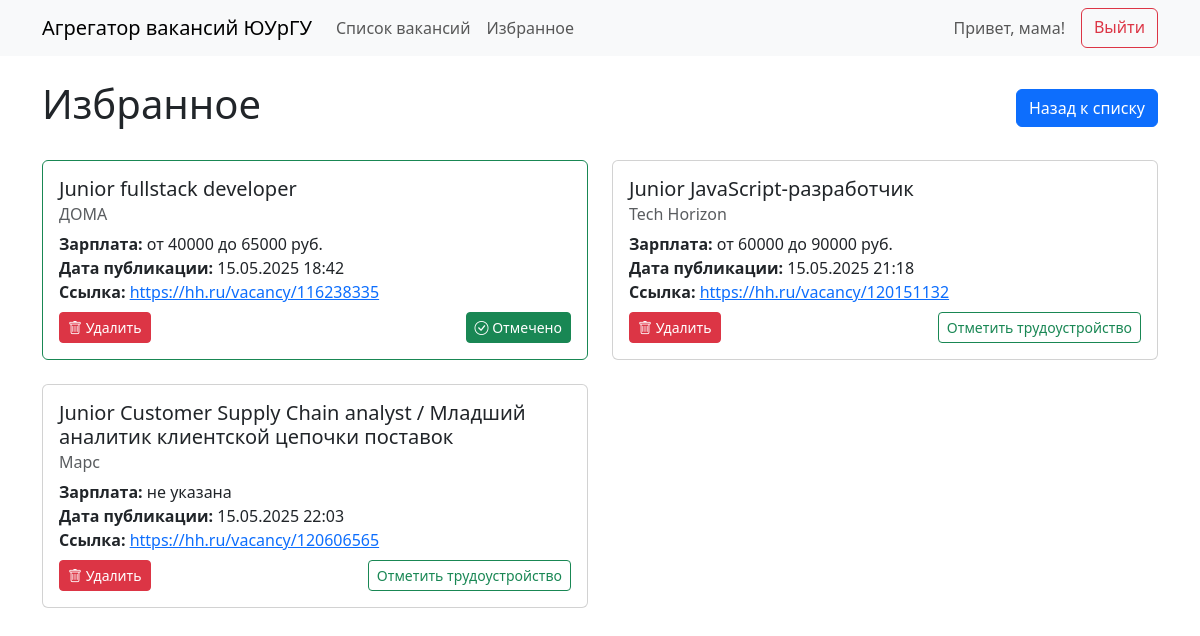
Page /favorites (signed in) on the committed database.
### tables this page shows
CREATE TABLE users (
            id INTEGER PRIMARY KEY AUTOINCREMENT,
            full_name TEXT NOT NULL,
            group_number TEXT,
            email TEXT,
            phone TEXT,
            password TEXT NOT NULL,
            user_type TEXT NOT NULL,
            last_login TEXT,
            UNIQUE(full_name, user_type)
        );

CREATE TABLE vacancies (
            id INTEGER PRIMARY KEY AUTOINCREMENT,
            title TEXT NOT NULL,
            company TEXT,
            salary TEXT,
            experience TEXT,
            url TEXT UNIQUE,
            description TEXT,
            published_at TEXT
        );

### app.py (the view)
@app.route('/favorites')
def favorites():
    if 'user_id' not in session:
        return redirect(url_for('login'))
    user = get_user_by_id(session['user_id'])  # Получаем данные пользователя
    if not user:
        return redirect(url_for('login'))
    fav_vacancies = get_favorites(user['id'])
    employment = get_employment(user['id'])
    if employment:
        fav_vacancies = [v for v in fav_vacancies if v['id'] != employment['id']]
        fav_vacancies.insert(0, employment)
    return render_template('favorites.html',
                           favorites=fav_vacancies,
                           employment=employment,
                           user=user)  # Добавляем user в контекст

### app.py (called while the page is built)
@app.before_request
def before_request():
    session.permanent = True
    session.modified = True

def get_user_by_id(user_id):
    conn = sqlite3.connect('vacancies.db')
    cursor = conn.cursor()
    cursor.execute('''
        SELECT id, full_name, group_number, user_type FROM users WHERE id = ?
    ''', (user_id,))
    user = cursor.fetchone()
    conn.close()
    if user:
        return {
            'id': user[0],
            'full_name': user[1],
            'group_number': user[2],
            'user_type': user[3]
        }
    return None

### db.py (called while the page is built)
def get_favorites(user_id):
    conn = sqlite3.connect('vacancies.db')
    cursor = conn.cursor()
    cursor.execute('''
        SELECT v.id, v.title, v.company, v.salary, v.url, v.published_at
        FROM favorites f
        JOIN vacancies v ON f.vacancy_id = v.id
        WHERE f.user_id = ?
        ORDER BY f.added_at DESC
    ''', (user_id,))
    vacancies = cursor.fetchall()
    conn.close()
    return [{
        'id': v[0],
        'title': v[1],
        'company': v[2],
        'salary': v[3],
        'url': v[4],
        'published_at': v[5]
    } for v in vacancies]

def get_employment(user_id):
    conn = sqlite3.connect('vacancies.db')
    cursor = conn.cursor()
    cursor.execute('''
        SELECT v.id, v.title, v.company, v.salary, v.url, v.published_at
        FROM employment e
        JOIN vacancies v ON e.vacancy_id = v.id
        WHERE e.user_id = ?
    ''', (user_id,))
    result = cursor.fetchone()
    conn.close()
    if result:
        return {
            'id': result[0],
            'title': result[1],
            'company': result[2],
            'salary': result[3],
            'url': result[4],
            'published_at': result[5]
        }
    return None

### templates/favorites.html (shortened to what this page needs)
{% extends "base.html" %}
{% block content %}
    <div class="d-flex justify-content-between align-items-center mb-4">
        <h1>Избранное</h1>
        <a href="{{ url_for('index') }}" class="btn btn-primary">Назад к списку</a>
    </div>
    {% if not favorites %}
        <div class="alert alert-info">У вас пока нет избранных вакансий</div>
    {% else %}
        <div class="row">
            {% for vacancy in favorites %}
                <div class="col-md-6 mb-4">
                    <div class="card {% if employment and employment.id == vacancy.id %}border-success{% endif %}">
                        <div class="card-body">
                            <h5 class="card-title">{{ vacancy.title }}</h5>
                            <h6 class="card-subtitle mb-2 text-muted">{{ vacancy.company }}</h6>
                            <div class="card-text mb-2">
                                <strong>Зарплата:</strong> {{ vacancy.salary }}<br>
                                <strong>Дата публикации:</strong> {{ vacancy.published_at }}<br>
                                <strong>Ссылка:</strong> <a href="{{ vacancy.url }}" target="_blank">{{ vacancy.url|truncate(30) }}</a>
                            </div>
                            <div class="d-flex justify-content-between align-items-center">
                                <button class="btn btn-sm btn-danger remove-favorite"
                                        data-vacancy-id="{{ vacancy.id }}"
                                        title="Удалить из избранного">
                                    <i class="bi bi-trash"></i> Удалить
                                </button>
                                {% if user and user.user_type == 'student' %}
                                    <button class="btn btn-sm {% if employment and employment.id == vacancy.id %}btn-success{% else %}btn-outline-success{% endif %} employment-btn"
                                            data-vacancy-id="{{ vacancy.id }}">
                                        {% if employment and employment.id == vacancy.id %}
                                            <i class="bi bi-check-circle"></i> Отмечено
                                        {% else %}
                                            Отметить трудоустройство
                                        {% endif %}
                                    </button>
                                {% endif %}
                            </div>
                        </div>
                    </div>
                </div>
            {% endfor %}
        </div>
    {% endif %}
{% endblock %}

### templates/base.html (shortened to what this page needs)
<!DOCTYPE html>
<html lang="ru">
<head>
    <link href="https://cdn.jsdelivr.net/npm/bootstrap@5.3.0/dist/css/bootstrap.min.css" rel="stylesheet">
    <link rel="stylesheet" href="https://cdn.jsdelivr.net/npm/bootstrap-icons@1.8.0/font/bootstrap-icons.css">
</head>
<body>
    <nav class="navbar navbar-expand-lg navbar-light bg-light">
        <div class="container">
            <a class="navbar-brand" href="{{ url_for('index') }}">Агрегатор вакансий ЮУрГУ</a>
            <div class="collapse navbar-collapse" id="navbarNav">
                <ul class="navbar-nav me-auto">
                    <li class="nav-item">
                        <a class="nav-link" href="{{ url_for('index') }}">Список вакансий</a>
                    </li>
                    {% if 'user_id' in session %}
                        <li class="nav-item">
                            <a class="nav-link" href="{{ url_for('favorites') }}">Избранное</a>
                        </li>
                    {% endif %}
                </ul>
                <div class="d-flex">
                    {% if 'user_id' in session and user %}
                        <span class="navbar-text me-3">Привет, {{ user.full_name }}!</span>
                        <a href="{{ url_for('logout') }}" class="btn btn-outline-danger">Выйти</a>
                    {% else %}
                        <a href="{{ url_for('login') }}" class="btn btn-outline-primary me-2">Войти</a>
                        <a href="{{ url_for('register') }}" class="btn btn-primary">Зарегистрироваться</a>
                    {% endif %}
                </div>
            </div>
        </div>
    </nav>
    <div class="container mt-4">
        {% block content %}{% endblock %}
    </div>
</body>
</html>

### rows in the picture
users: full_name "мама"
vacancies: title "Junior fullstack developer", company "ДОМА", salary "от 40000 до 65000 руб.", published_at "15.05.2025 18:42", url "https://hh.ru/vacancy/116238335", shows "Отмечено"
vacancies: title "Junior JavaScript-разработчик", company "Tech Horizon", salary "от 60000 до 90000 руб.", published_at "15.05.2025 21:18", url "https://hh.ru/vacancy/120151132", shows "Отметить трудоустройство"
vacancies: title "Junior Customer Supply Chain analyst / Младший аналитик клиентской цепочки поставок", company "Марс", salary "не указана", published_at "15.05.2025 22:03", url "https://hh.ru/vacancy/120606565", shows "Отметить трудоустройство"
